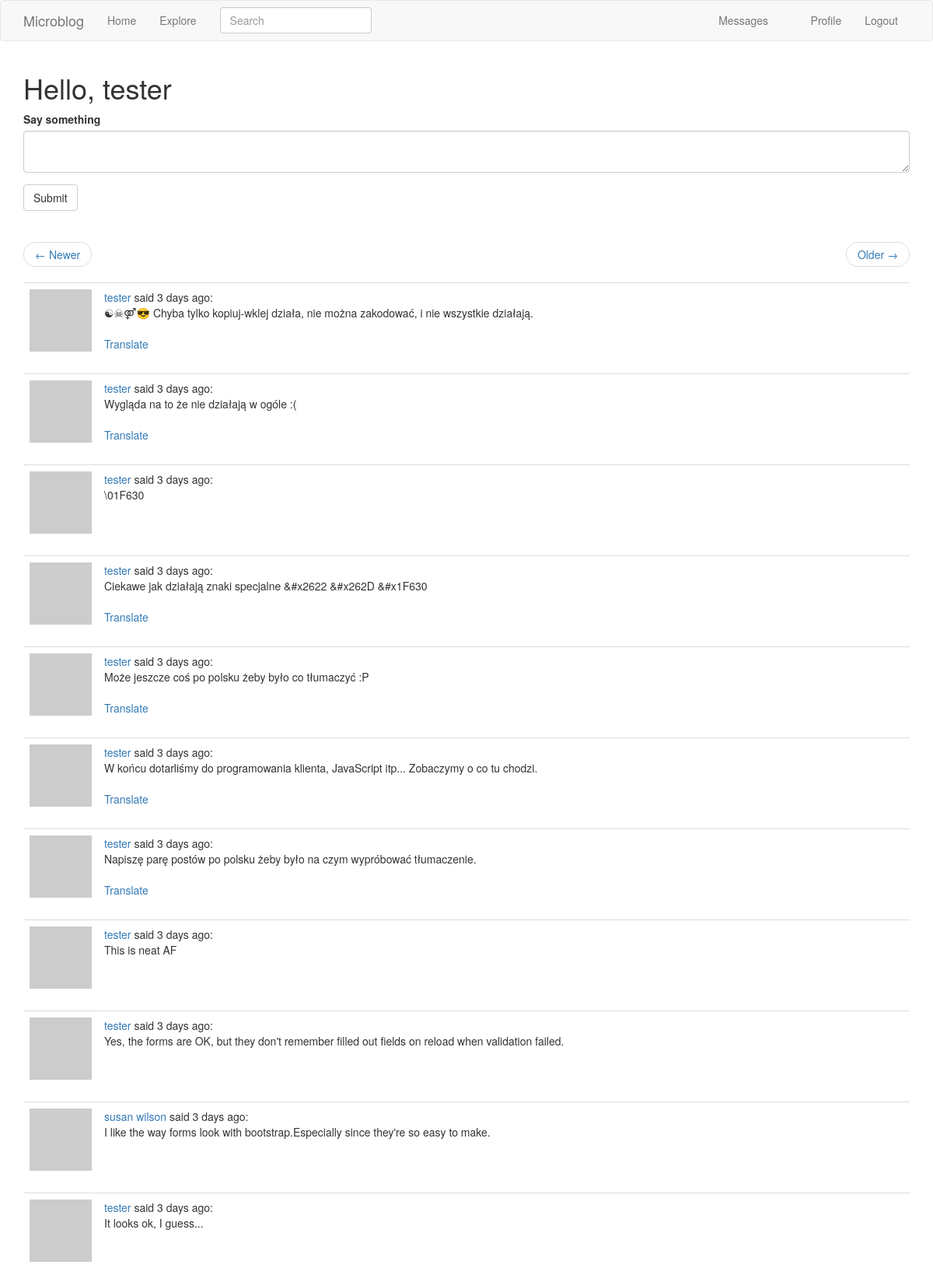
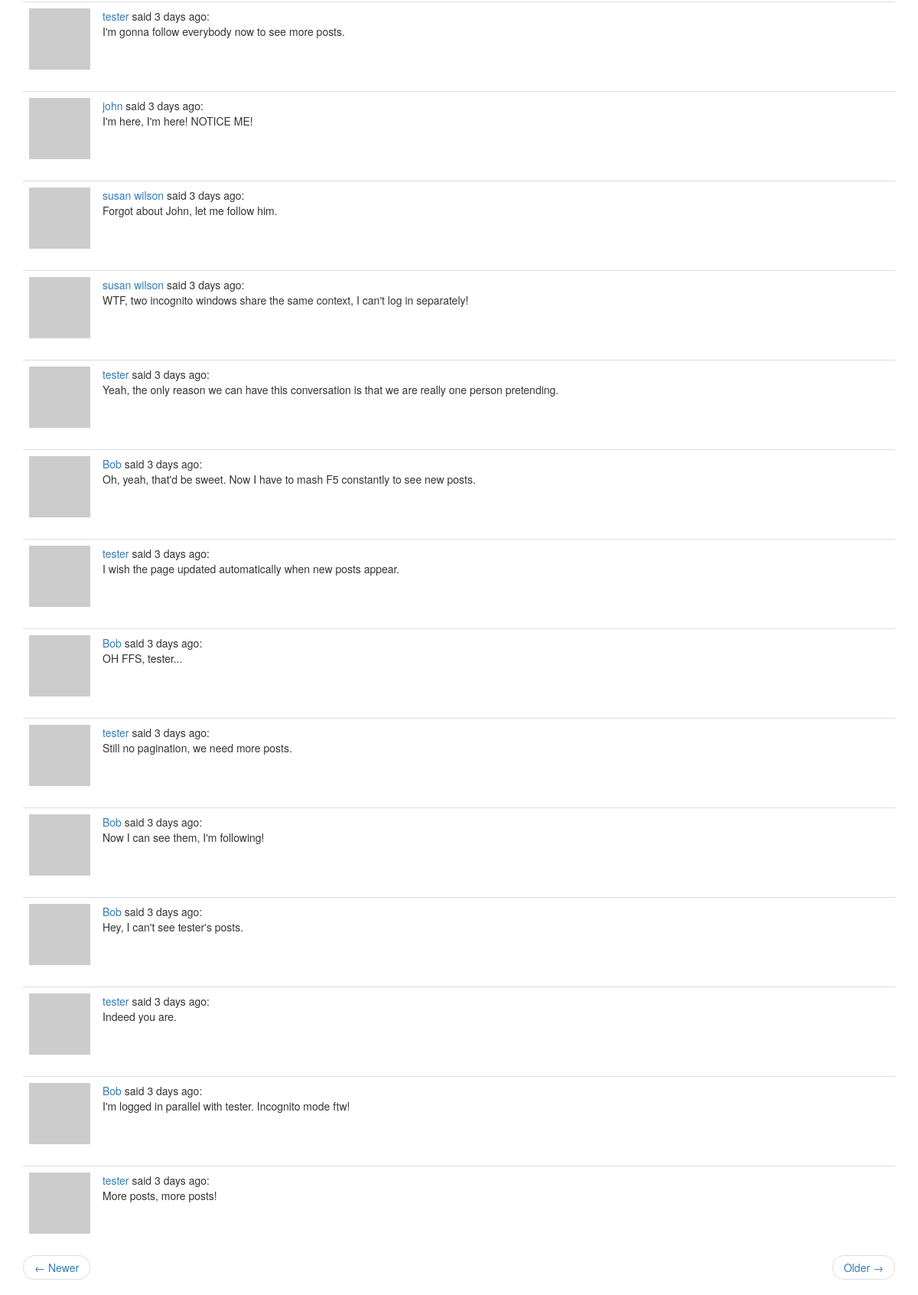
The page /index?page=2 (signed in) on the database its author committed (2 pictures, top to bottom).
### app/models.py (models this page shows, shortened)
class User(UserMixin, db.Model):
    id = db.Column(db.Integer, primary_key=True)
    username = db.Column(db.String(64), index=True, unique=True)
    email = db.Column(db.String(120), index=True, unique=True)
    password_hash = db.Column(db.String(128))
    about_me = db.Column(db.String(140))
    last_seen = db.Column(db.DateTime, default=datetime.utcnow)
    last_message_read_time = db.Column(db.DateTime)
    posts = db.relationship('Post', backref='author', lazy='dynamic')
    followed = db.relationship(
        'User', secondary=followers,
        primaryjoin=(followers.c.follower_id == id),
        secondaryjoin=(followers.c.followed_id == id),
        backref=db.backref('followers', lazy='dynamic'), lazy='dynamic')
    messages_sent = db.relationship(
        'Message',
        foreign_keys='Message.sender_id',
        backref='author', lazy='dynamic')
    messages_received = db.relationship(
        'Message',
        foreign_keys='Message.recipient_id',
        backref='recipient', lazy='dynamic')
    def avatar(self, size):
        digest = md5(self.email.lower().encode('utf-8')).hexdigest()
        return 'https://www.gravatar.com/avatar/{}?d=retro&s={}'.format(
            digest, size)
    def followed_posts(self):
        followed = Post.query.join(
            followers,
            (followers.c.followed_id == Post.user_id)
        ).filter(followers.c.follower_id == self.id)
        own = Post.query.filter_by(user_id=self.id)
        return followed.union(own).order_by(Post.timestamp.desc())
    def new_messages(self):
        last_read_time = self.last_message_read_time or datetime(1900, 1, 1)
        return Message.query.filter_by(recipient=self).filter(
            Message.timestamp > last_read_time).count()

class Post(db.Model):
    __searchable__ = ['body']
    id = db.Column(db.Integer, primary_key=True)
    body = db.Column(db.String(140))
    timestamp = db.Column(db.DateTime, index=True, default=datetime.utcnow)
    user_id = db.Column(db.Integer, db.ForeignKey('user.id'))
    language = db.Column(db.String(5))

### app/main/routes.py (the view, shortened to what this page needs)
@bp.route('/', methods=['GET', 'POST'])
@bp.route('/index', methods=['GET', 'POST'])
@login_required
def index():
    form = PostForm()
    page = request.args.get('page', 1, type=int)
    posts = current_user.followed_posts().paginate(
        page, current_app.config['POSTS_PER_PAGE'], False)
    next_url = url_for('main.index', page=posts.next_num) \
        if posts.has_next else None
    prev_url = url_for('main.index', page=posts.prev_num) \
        if posts.has_prev else None
    return render_template('index.html', title=_('Home'), form=form,
                           posts=posts.items,
                           next_url=next_url, prev_url=prev_url)

### app/main/forms.py
class SearchForm(FlaskForm):
    q = StringField(_l('Search'), validators=[DataRequired()])
    def __init__(self, *args, **kwargs):
        if 'formdata' not in kwargs:
            kwargs['formdata'] = request.args
        if 'csrf_enabled' not in kwargs:
            kwargs['csrf_enabled'] = False
        super().__init__(*args, **kwargs)

class PostForm(FlaskForm):
    post = TextAreaField(_l('Say something'), validators=[
        DataRequired(), Length(min=1, max=140)])
    submit = SubmitField(_l('Submit'))

### app/main/routes.py (called while the page is built)
@bp.before_app_request
def before_request():
    if current_user.is_authenticated:
        current_user.last_seen = datetime.utcnow()
        db.session.commit()
        g.search_form = SearchForm()
    g.locale = str(get_locale())

### app/models.py (called while the page is built)
@login.user_loader
def load_user(id):
    return User.query.get(int(id))

### app/templates/index.html
{% extends "base.html" %}
{% import 'bootstrap/wtf.html' as wtf %}
{% block app_content %}
  <h1>{{ _('Hello,') }} {{ current_user.username }}</h1>
  {% if form %}
    {{ wtf.quick_form(form) }}
    <br>
  {% endif %}
  {% if posts %}
    {% include '_page_nav.html' %}
    {% for post in posts %}
      {% include '_post.html' %}
    {% endfor %}
    {% include '_page_nav.html' %}
  {% else %}
    <p class="text-muted">{{ _('No posts') }}</p>
  {% endif %}
{% endblock %}

### app/templates/_post.html
<table class="table table-hover">
  <tr>
    <td width="40px"><img src="{{ post.author.avatar(40) }}"></td>
    <td>
      <span class="user_popup">
        <a href="{{ url_for('main.user', username=post.author.username) }}">
          {{ post.author.username }}
        </a>
      </span>
      {{ _('said') }} {{ moment(post.timestamp).fromNow() }}:
      <br>
      <span id="post{{ post.id }}">{{ post.body }}</span>
      {% if post.language and post.language != g.locale %}
        <br><br>
        <span id="translation{{ post.id }}">
          <a href="javascript:translate(
                                '#post{{ post.id }}',
                                '#translation{{ post.id }}',
                                '{{ post.language }}',
                                '{{ g.locale }}');">{{ _('Translate') }}</a>
        </span>
      {% endif %}
    </td>
  </tr>
</table>

### rows shown on the page
User: username "tester"
Post: author.username "tester", timestamp "3 days ago", body "☯☠⚤😎 Chyba tylko kopiuj-wklej działa, nie można zakodować, i nie wszystkie działają."
Post: author.username "tester", timestamp "3 days ago", body "Wygląda na to że nie działają w ogóle :("
Post: author.username "tester", timestamp "3 days ago", body "\\01F630"
Post: author.username "tester", timestamp "3 days ago", body "Ciekawe jak działają znaki specjalne &#x2622 &#x262D &#x1F630"
Post: author.username "tester", timestamp "3 days ago", body "Może jeszcze coś po polsku żeby było co tłumaczyć :P"
Post: author.username "tester", timestamp "3 days ago", body "W końcu dotarliśmy do programowania klienta, JavaScript itp... Zobaczymy o co tu chodzi."
Post: author.username "tester", timestamp "3 days ago", body "Napiszę parę postów po polsku żeby było na czym wypróbować tłumaczenie."
Post: author.username "tester", timestamp "3 days ago", body "This is neat AF"
Post: author.username "tester", timestamp "3 days ago", body "Yes, the forms are OK, but they don't remember filled out fields on reload when validation failed."
Post: author.username "susan wilson", timestamp "3 days ago", body "I like the way forms look with bootstrap.Especially since they're so easy to make."
Post: author.username "tester", timestamp "3 days ago", body "It looks ok, I guess..."
Post: author.username "tester", timestamp "3 days ago", body "I'm gonna follow everybody now to see more posts."
Post: author.username "john", timestamp "3 days ago", body "I'm here, I'm here! NOTICE ME!"
Post: author.username "susan wilson", timestamp "3 days ago", body "Forgot about John, let me follow him."
Post: author.username "susan wilson", timestamp "3 days ago", body "WTF, two incognito windows share the same context, I can't log in separately!"
Post: author.username "tester", timestamp "3 days ago", body "Yeah, the only reason we can have this conversation is that we are really one person pretending."
Post: author.username "Bob", timestamp "3 days ago", body "Oh, yeah, that'd be sweet. Now I have to mash F5 constantly to see new posts."
Post: author.username "tester", timestamp "3 days ago", body "I wish the page updated automatically when new posts appear."
Post: author.username "Bob", timestamp "3 days ago", body "OH FFS, tester..."
Post: author.username "tester", timestamp "3 days ago", body "Still no pagination, we need more posts."
Post: author.username "Bob", timestamp "3 days ago", body "Now I can see them, I'm following!"
Post: author.username "Bob", timestamp "3 days ago", body "Hey, I can't see tester's posts."
Post: author.username "tester", timestamp "3 days ago", body "Indeed you are."
Post: author.username "Bob", timestamp "3 days ago", body "I'm logged in parallel with tester. Incognito mode ftw!"
Post: author.username "tester", timestamp "3 days ago", body "More posts, more posts!"
